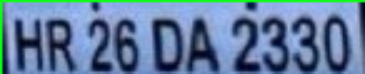
#> input picture cropped.png, 365 x 74 px
$ python test.py
#> lines starting #> are read from the running program, lines starting #| are printed output that depends on the picture; after the words box and inside, x2 and y2 are one past the last pixel; in counts of white or black regions, pixels touching at a corner belong together
import cv2
import numpy as np
import glob
import random
import imutils
import pytesseract
from PIL import Image


crp = cv2.imread("cropped.png")
#> crp is the input picture: shape (74, 365, 3); mean B, G, R 157.2, 125.4, 96.5
crp = cv2.resize(crp, None, fx=0.5, fy=0.4)
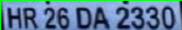
#> crp: shape (30, 182, 3); mean B, G, R 157.7, 125.4, 96.7
gray = cv2.cvtColor(crp,cv2.COLOR_BGR2GRAY)
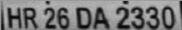
#> gray: shape (30, 182); min 7, max 187, mean 120.5
adaptive_threshold = cv2.adaptiveThreshold(gray, 255, cv2.ADAPTIVE_THRESH_GAUSSIAN_C, cv2.THRESH_BINARY, 85, 0)
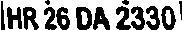
#> adaptive_threshold: shape (30, 182); 59% white; 14 black regions (1 under 20 px)

# [4 lines of commented-out code are left out]


count,_ = cv2.findContours(adaptive_threshold,cv2.RETR_EXTERNAL,cv2.CHAIN_APPROX_NONE)
#> count = 9 contours, 4 with area under 20; largest, box (x1, y1, x2, y2) and area: (0, 0, 182, 30) 2664, (81, 11, 88, 25) 54, (165, 10, 171, 25) 52, (27, 20, 34, 30) 32, (96, 24, 106, 30) 30
count_img = cv2.drawContours(adaptive_threshold,count,-1,255,2)
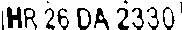
#> count_img: shape (30, 182); 78.8% white; 14 black regions (3 under 20 px), largest, box (x1, y1, x2, y2) and area: (7, 7, 22, 28) 203, (77, 8, 91, 30) 138, (94, 8, 109, 30) 132
# cv2.imshow(" all counts", count_img)


kernel = np.ones((1,1),np.uint8)
adaptive_threshold = cv2.erode(adaptive_threshold,kernel,iterations = 1)


c  = max(count, key = cv2.contourArea)
#> c = contour of 984 points, box (x1, y1, x2, y2) (0, 0, 182, 30), area 2664
x,y,w,h = cv2.boundingRect(c)
#> x = 0; y = 0; w = 182; h = 30
# count_img = cv2.rectangle(count_img,(x,y),(x+w,y+h),(0,255,0),5)
count_img = count_img[y+1:y+h-1,x+1:x+w-1]
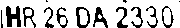
#> count_img: shape (28, 180); 78% white; 14 black regions (3 under 20 px), largest, box (x1, y1, x2, y2) and area: (6, 6, 21, 27) 203, (76, 7, 90, 28) 132, (93, 7, 108, 28) 130
cv2.imshow("big count", count_img)


config = "--psm 3"
count_img = cv2.resize(count_img, None, fx = 0.4, fy = 0.3)
#> (the run stopped early here; a loop or call above may not have finished)
